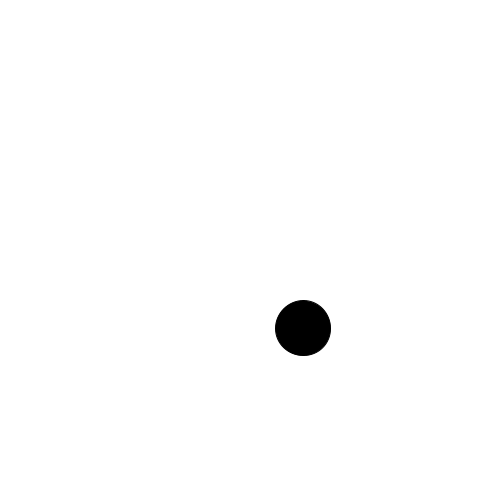
Frame 1 (no input)
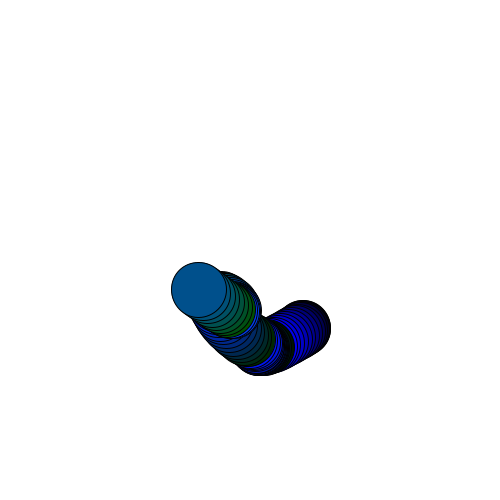
Frame 60 (the mouse pressed at the canvas centre just before this capture)
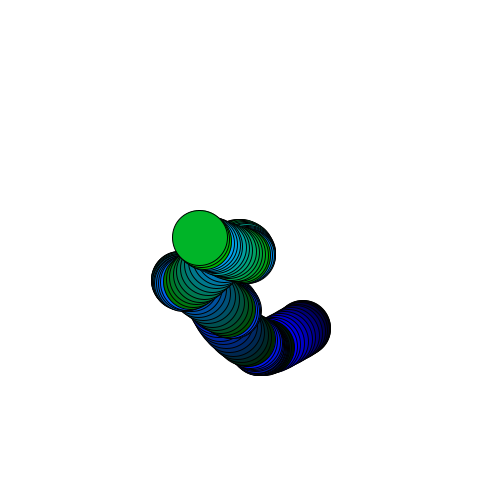
Frame 120 (the mouse held since frame 60 and released just before this capture)

The Processing sketch that drew these frames (run headless with seeded random() and noise(); from frame 60 on, the mouse is pressed at the canvas centre):

// Processing sketch: AG_perlin_noise
// ── AG_perlin_noise.pde
float tx = 0;
float ty = 10000;
int[] colors;

void setup() {
  size(500, 500);
  background(255);
  colors = new int[3];
  colors[0] = 0;
  colors[1] = 0;
  colors[2] = 0;
}

void draw() {
  
  float x = map(noise(tx), 0, 1, 0, width);
  float y = map(noise(ty), 0, 1, 0, height);
  
  fill(colors[0], colors[1], colors[2]);
  ellipse(x, y, 55, 55);
  
  tx += 0.01;
  ty += 0.01;
  
  updateColors(20);
}

void updateColors(int inc) {
  
  colors[2] += inc;
  
  if(colors[2] > 255) {
    colors[1] += inc;
    colors[2] = 0;
  }
  
  if(colors[1] > 255) {
    colors[0] += inc;
    colors[1] = 0;
  }
  
  if(colors[0] > 255) {
    colors[0] = 0;
  }
  
  println(colors[0] + ", " + colors[1] + ", " + colors[2]);
  
}
